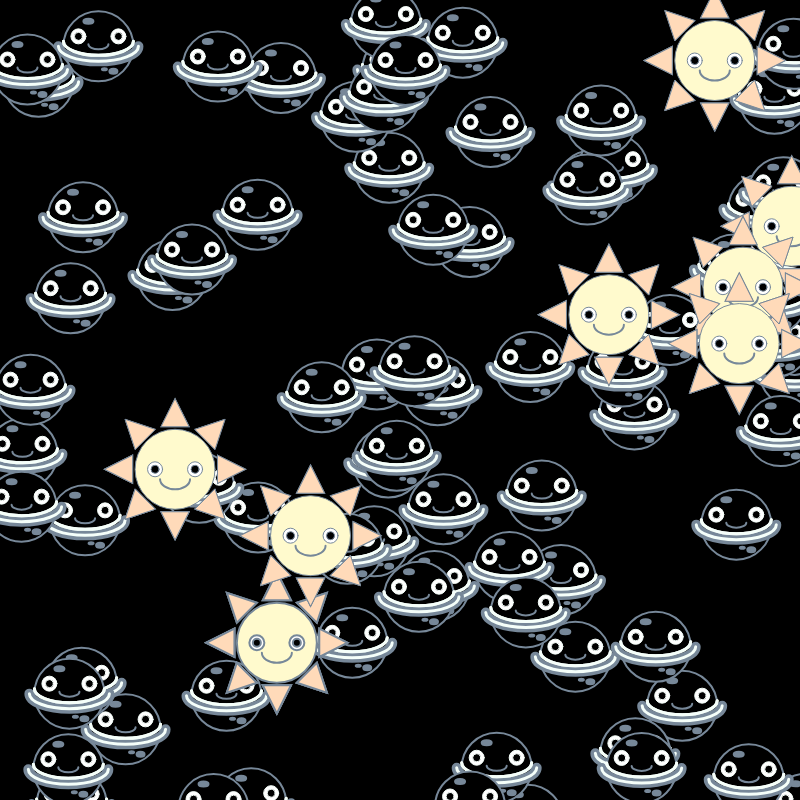
Frame 1 (no input)
Frame 60 (no input): identical to frame 1, image omitted
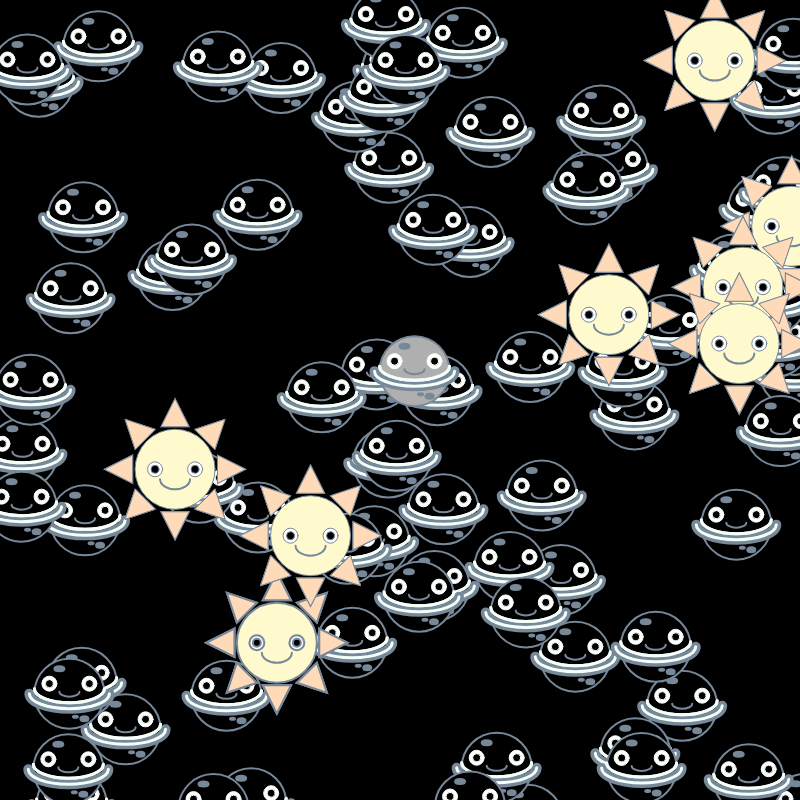
Frame 120 (the mouse pressed at the canvas centre since frame 60)

The p5.js sketch that drew these frames (run headless with seeded random() and noise() and a simulated clock; from frame 60 on, the mouse is pressed at the canvas centre):

// p5.js sketch
// ── sketch.js
let moons = [];
let suns = [];

function setup() {
  createCanvas(800, 800);
  for (var i = 0; i < width; i += 10) {
    let x = random(width);
    let y = random(height);
    let r = random(20, 80);
    let b = new Moon(x + 20, y + 20, r);
    let d = new Sun(random(0, 800), random(0, 800), r);
    moons.push(b);
    suns.push(d);
  }
}

function mousePressed() {
  for (let i = 0; i < moons.length; i++) {
    moons[i].clicked(mouseX, mouseY);
  }
  console.log('suns.length', suns.length)
  for (let i = suns.length - 1; i >= 0; i--) {
    if (suns[i].contains(mouseX, mouseY)) {
      console.log('deleting sun', i)
      suns.splice(i, 1);
    }
  }
}

function draw() {
  background(0);
  for (let i = 0; i < moons.length; i++) {
    moons[i].show();
  }
  for (let i = 0; i < suns.length; i += 10) {
    suns[i].show();
  }
}

class Sun {
  constructor(x, y, r) {
    this.r = r;
    this.x = x;
    this.y = y;
  }

  contains(px, py) {
    let dis = dist(px, py, this.x, this.y);
    // console.log('contains dis', dis)
    if (dis < this.r / 2) {
      return true;
    } else {
      return false;
    }
  }
  // rotateS() {
  //   rotate(PI/5);
  // }

  show() {
    push();
    fill("LemonChiffon");
    ellipse(this.x, this.y, 80);
    fill("PeachPuff");
    ellipseMode(CORNERS);
    translate(this.x, this.y);
    for (var i = 0; i < 20; i++) {
      // translate()
      triangle(40, 20, 50, 50, 20, 40);
      rotate(PI / 4);
    }
    pop();
    fill("white");
    circle(this.x + 20, this.y, 15);
    circle(this.x - 20, this.y, 15);
    fill("black");
    circle(this.x + 20, this.y, 8);
    circle(this.x - 20, this.y, 8);
    noFill();
    strokeWeight(2);
    arc(this.x, this.y + 10, 30, 20, 0, PI);
    strokeWeight(1);
    fill("white");
  }
}
class Moon {
  constructor(x, y, r) {
    this.r = r;
    this.x = x;
    this.y = y;
    this.brightness = 0;
  }

  clicked(px, py) {
    let d = dist(px, py, this.x, this.y);
    if (d < this.r) {
      this.brightness = 175;
      return true;
    } else {
      return false;
    }
  }

  show() {
    strokeWeight(2);
    stroke("LightSlateGray");
    fill("tomato");
    fill(this.brightness, "lightblue");
    ellipse(this.x, this.y, 70);
    noFill();
    strokeWeight(10);
    arc(this.x, this.y, 80, 30, 0, PI);
    stroke("MintCream");
    strokeWeight(3);
    arc(this.x, this.y, 80, 30, 0, PI);
    arc(this.x, this.y - 5, 70, 28, 0, PI);
    arc(this.x, this.y - 5, 70, 28, 0, PI);
    strokeWeight(1);
    fill("white");
    circle(this.x - 20, this.y - 10, 15);
    circle(this.x + 20, this.y - 10, 15);
    fill("black");
    circle(this.x - 20, this.y - 10, 8);
    circle(this.x + 20, this.y - 10, 8);
    noFill();
    stroke("LightSlateGray");
    strokeWeight(2);
    arc(this.x, this.y - 2, 20, 10, 0, PI);
    fill("LightSlateGray");
    ellipse(this.x - 10, this.y - 25, 10, 5);
    ellipse(this.x + 15, this.y + 25, 8, 5);
    ellipse(this.x + 6, this.y + 23, 5, 2);
  }
}
